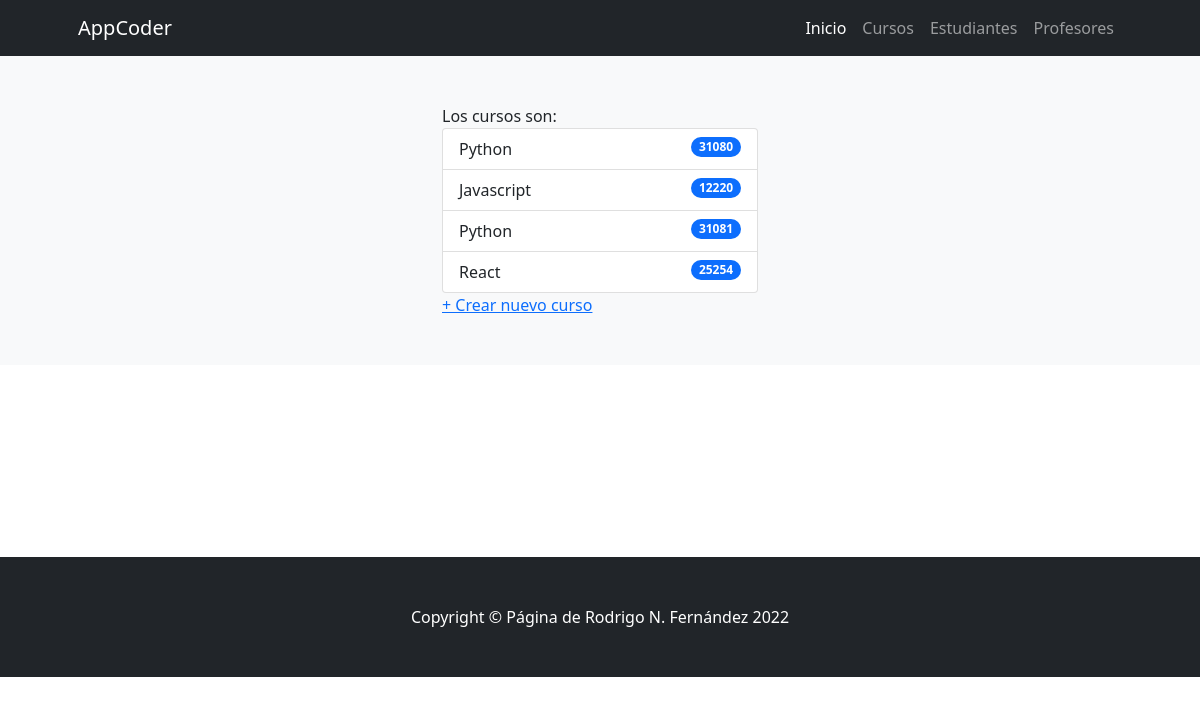
The page /coderapp/cursos/ on the database as committed earlier.
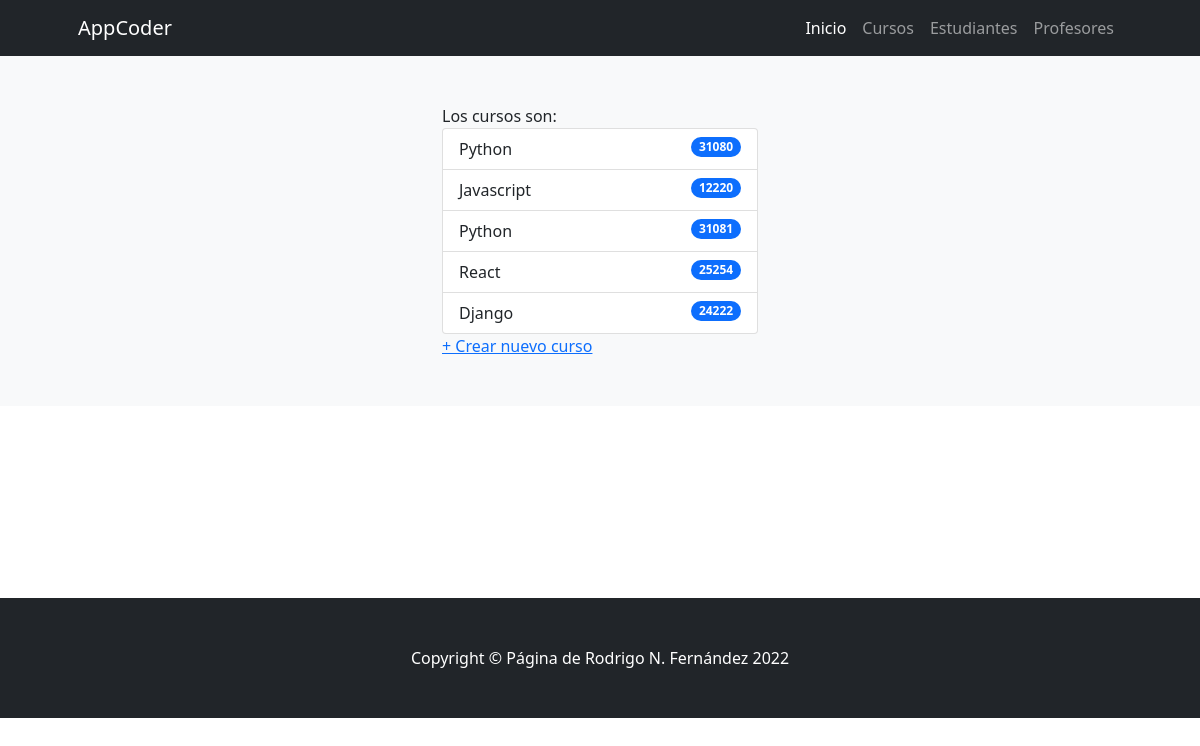
The same page on the database as committed later.
### ProyectoCoderApp/models.py (models this page shows)
class Curso(models.Model):
    nombre = models.CharField(max_length=30) # Texto
    comision = models.IntegerField()

### ProyectoCoderApp/views.py (the view)
# urls.py: path('cursos/',cursos,name="cursos"),
def cursos(request):
    cursos=Curso.objects.all()
    return render(request,'ProyectoCoderApp/cursos.html',{"cursos":cursos})

### ProyectoCoderApp/templates/ProyectoCoderApp/cursos.html (shortened to what this page needs)
{% extends 'ProyectoCoderApp/base.html' %}
{% load static %}
{% block contenidoPagina %}
<section class="bg-light py-5">
    <div class="container px-5">
        <div class="row gx-5 justify-content-center">
            <div class="col-lg-4">
                Los cursos son:
                <ul class="list-group">
                    {% for curso in cursos %}
                        <li class="list-group-item d-flex justify-content-between align-items-start">
                            {{ curso.nombre }}
                            <span class="badge bg-primary rounded-pill">{{ curso.comision }}</span>
                        </li>
                    {% endfor %}
                </ul>
                <a href="{% url 'crear_curso' %}"> + Crear nuevo curso </a>
            </div>
        </div>
    </div>
</section>
{% endblock %}

Rows that differ between the two databases and show on the page:
added Curso: nombre "Django", comision "24222"
